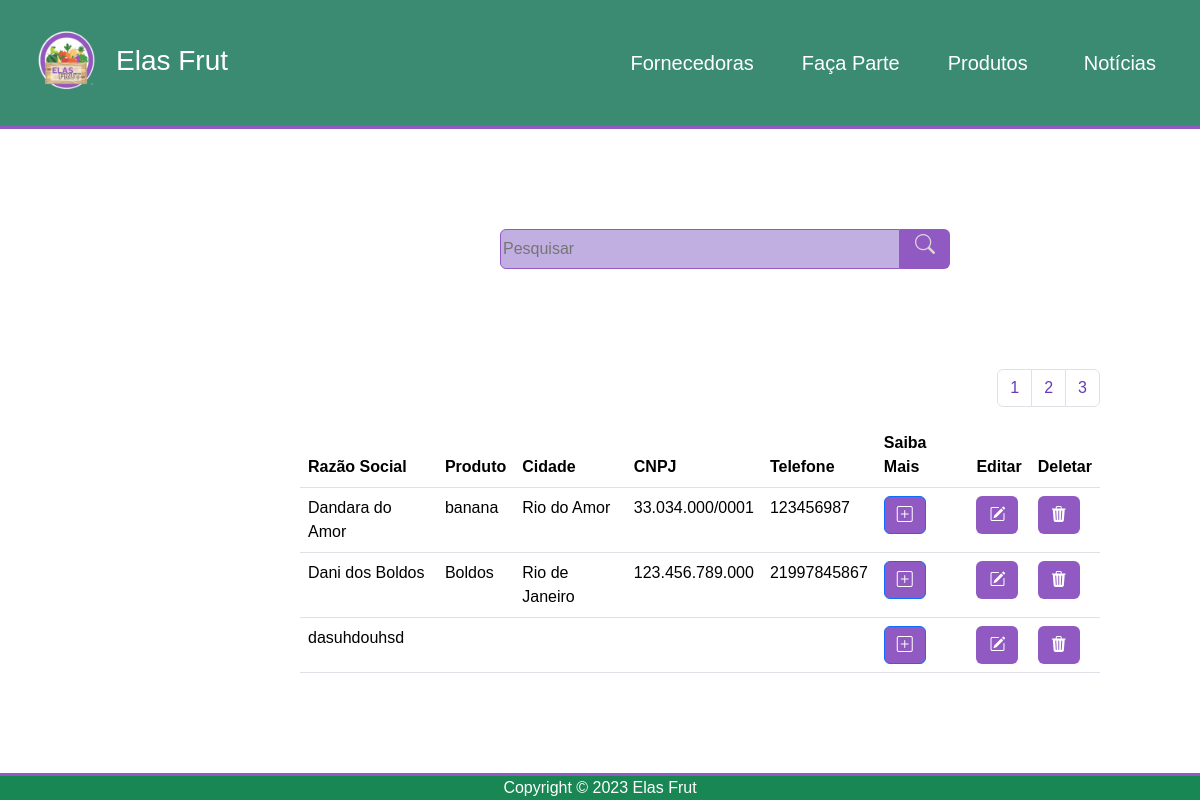
/configlistafornecedor.php, run on the app's committed database.
### tables this page shows
CREATE TABLE `tblcadfornecedor` (
  `id` int(11) NOT NULL,
  `razaosocial` varchar(100) DEFAULT NULL,
  `cnpj` varchar(15) DEFAULT NULL,
  `forndtcad` date DEFAULT NULL,
  `emailforn` varchar(50) DEFAULT NULL,
  `telforn` varchar(15) DEFAULT NULL,
  `fotologo` varchar(100) DEFAULT NULL,
  `prod` varchar(100) DEFAULT NULL,
  `cepforn` varchar(10) DEFAULT NULL,
  `enderecoforn` varchar(100) DEFAULT NULL,
  `numero` int(10) DEFAULT NULL,
  `complforn` varchar(50) DEFAULT NULL,
  `bairroforn` varchar(40) DEFAULT NULL,
  `cidadeforn` varchar(40) DEFAULT NULL,
  `msociaisforn` varchar(150) DEFAULT NULL,
  `quemsoueu` varchar(500) DEFAULT NULL
);

### configlistafornecedor.php (the view, shortened to what this page needs)
<?php
    include "conexao.php";
    $sql = "select * from tblcadfornecedor";
    $qry= mysqli_query ($mysqli,$sql);
?>
<!DOCTYPE html>
<html lang="pt-br">
    <head>
        <link rel="stylesheet" href="https://cdn.jsdelivr.net/npm/bootstrap-icons@1.10.5/font/bootstrap-icons.css">
        <link href="https://cdn.jsdelivr.net/npm/bootstrap@5.3.1/dist/css/bootstrap.min.css" rel="stylesheet">
        <link rel="stylesheet" href="css/listfornecedor.css">
    </head>
    <body>
  <nav class="navbar navbar-expand-md ">
    <a href="index.php" class="navbar-brand fs-3 ms-3 text-white"><img src="img/logo4.png" alt="" width="100" height="100" class="navbar-right">Elas Frut</a>
<div class="container container-navbar">
    <div class="collapse navbar-collapse " id="navmenu">
                <ul class="navbar-nav ms-auto">
                    <li class="nav-item">
                        <a href="listafornecedores.php" class="nav-link mx-3 text-white fs-5">Fornecedoras</a>
                    </li>
                    <li class="nav-item">
                        <a href="#facaparte" class="nav-link mx-3 text-white fs-5">Faça Parte</a>
                    </li>
                    <li class="nav-item">
                        <a href="listaprodut.php" class="nav-link mx-3 text-white fs-5">Produtos</a>
                    </li>
                    <li class="nav-item">
                        <a href="#noticias" class="nav-link mx-4 text-white fs-5">Notícias</a>
                    </li>
                </ul>
        </div>
    </div>
</nav>
        <main class="main">
            <div class="btn-pesquisa">
                <input type="text" placeholder="Pesquisar">
                <a class="lupa" href="#"><i class="bi bi-search"></i></a>
            </div>
            <nav aria-label="Page navigation example">
                <ul class="pagination justify-content-end">
                    <li class="page-item"><a class="page-link" href="#">1</a></li>
                    <li class="page-item"><a class="page-link" href="#">2</a></li>
                    <li class="page-item"><a class="page-link" href="#">3</a></li>
                </ul>
            </nav>
            <table class="table">
                <thead>
                    <div class="title-table">
                        <tr >
                            <th scope="col">Razão Social</th>
                            <th scope="col">Produto</th>
                            <th scope="col">Cidade</th>
                            <th scope="col">CNPJ</th>
                            <th scope="col">Telefone</th>
                            <th scope="col">Saiba Mais </th>
                            <th scope="col">Editar</th>
                            <th scope="col">Deletar</th>
                        </tr>
                    </div>
                </thead>
                <tbody>
                    <?php
                        while($linha = mysqli_fetch_array($qry)){
                    ?>
                    <tr>
                        <?php  $id = $linha['id'];?>
                        <td><?php echo $linha['razaosocial'] ?></td>
                        <td><?php echo $linha['prod'] ?></td>
                        <td><?php echo $linha['cidadeforn']?></td>
                        <td><?php echo $linha['cnpj']?></td>
                        <td><?php echo $linha['telforn']?></td>
                        <td><button type="button"  class="btn btn-primary" data-bs-toggle="modal" data-bs-target="#exampleModal<?php echo $linha['id']?>"><i class="bi bi-plus-square"></i></button></td>
                        <td><a href='editecadfo.php?id=<?php echo $id ?>' type='button' class='btn'><i class='bi bi-pencil-square'></i></a></td>
                        <td><a href='deletefornecedor.php?id=<?php echo $id ?>' type='button' class='btn'><i class='bi bi-trash3-fill'></i></a></td>
                    </tr>
                    <?php }?>
                </tbody>
            </table>
        </main>
        <footer class="footer bg-success text-white text-center">
            Copyright &copy; 2023 Elas Frut
        </footer>
    </body>
</html>

### css/listfornecedor.css (style rules this page uses)
body { font-family: Arial, Helvetica, sans-serif; margin: 0; }
a { text-decoration: none; }
.navbar { background-color: #3B8A72; border-bottom: 3px solid#915AC3; }
.btn-pesquisa { text-align: center; margin: 100px; }
.btn-pesquisa input { height: 40px ; width: 400px; background: #683ab767; border: 1px solid #915AC3; border-radius: 6px; border-top-right-radius: 0; border-bottom-right-radius: 0; outline: none; }
.btn-pesquisa a { position: absolute; height: 40px; width: 50px; font-size: 20px; color: #ddd6d6; cursor: pointer; background-color:#915AC3; border-top-right-radius: 6px; border-bottom-right-radius: 6px; }
.page-link { color: #673ab7; }
.btn { background:#915AC3; color: #ffffff; }
.main { margin-left: 300px; margin-right: 100px; overflow: hidden; }
footer { position: fixed; background-color: #3B8A72; border-top: 3px solid #915AC3; text-align: center; bottom: 0; left: 0; width: 100%; }

### data on the page
tblcadfornecedor: razaosocial "Dandara do Amor", prod "banana", cidadeforn "Rio do Amor", cnpj "33.034.000/0001", telforn "123456987"
tblcadfornecedor: razaosocial "Dani dos Boldos", prod "Boldos", cidadeforn "Rio de Janeiro", cnpj "123.456.789.000", telforn "21997845867"
tblcadfornecedor: razaosocial "dasuhdouhsd"
